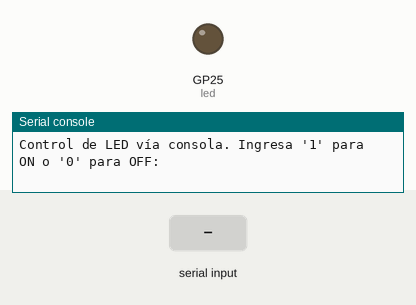
A program run on a simulated Raspberry Pi Pico running MicroPython. Parts: output pins drawn as LEDs (lit = HIGH), the last lines printed to the serial console. The test bench sets the inputs (shaded band).

Above: at 1.2 s.
1.3 s: "1" typed at the serial console
At 1.8 s:
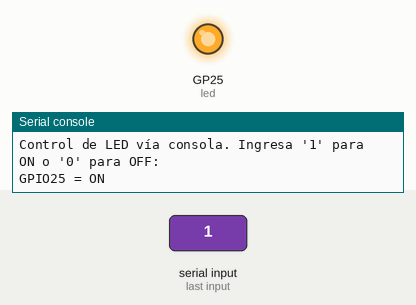
2.8 s: "0" typed at the serial console
At 3.1 s:
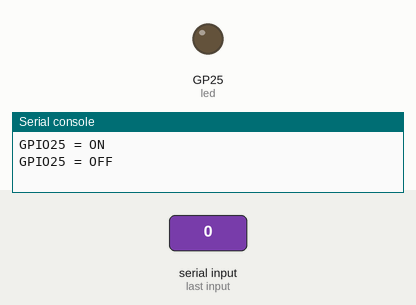
Timing chart, 0 to 5.8 s (numbered marks = the images above; inputs shaded):
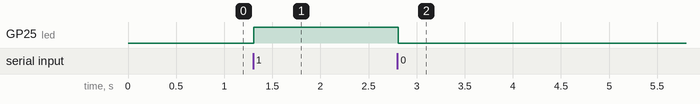

Measured:
- after the input at 1.3 s, GP25 (led): LOW → HIGH at once
- after the input at 2.8 s, GP25 (led): HIGH → LOW at once

The program:

act3.py
```python
import select
import sys
import time
from machine import Pin

# Configuración del LED integrado de la Raspberry Pi Pico
led = Pin(25, Pin.OUT)

poll_obj = select.poll()
poll_obj.register(sys.stdin, 1)

print("Control de LED vía consola. Ingresa '1' para ON o '0' para OFF:")

while True:
    if poll_obj.poll(0):
        ch = sys.stdin.read(1)

        # Lógica de la Tabla 7-2
        if ch == '1':
            led.value(1)
            print("GPIO25 = ON")
        elif ch == '0':
            led.value(0)
            print("GPIO25 = OFF")

    time.sleep(0.1)
```
